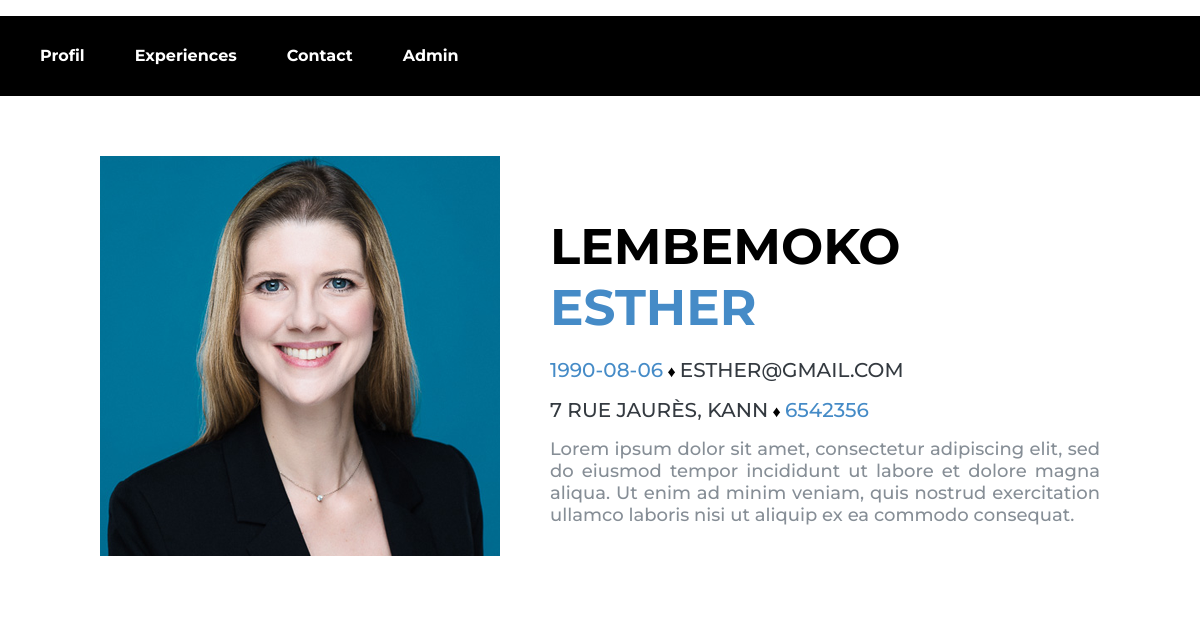
The page / on the database its author committed.
### tables this page shows
CREATE TABLE `profil` (
  `id` int(11) NOT NULL,
  `nom` varchar(100) DEFAULT NULL,
  `prenom` varchar(100) DEFAULT NULL,
  `adresse` varchar(255) DEFAULT NULL,
  `telephone` int(20) DEFAULT NULL,
  `email` varchar(255) DEFAULT NULL,
  `date_naissance` date DEFAULT NULL,
  `bio` varchar(1000) DEFAULT NULL,
  `imgpath` varchar(255) DEFAULT NULL
);

### index.php (the view, shortened to what this page needs)
<?php include("inc/header.inc.php"); ?>
<?php
$pdo = new PDO("mysql:host=localhost;dbname=cv", "root", "" , array(PDO::ATTR_ERRMODE=>PDO::ERRMODE_EXCEPTION));
?>
        <section class="about2">
                <div class="img-about2">
                        <?php
                        $result = $pdo->query("SELECT * FROM profil");
                        while($profil = $result->fetch(PDO::FETCH_OBJ)) {
                                echo '<img src="'.$profil->imgpath.'">';
                        }
                        ?>
                </div>
                <div class="text-about2">
                    <h1>
                        <?php
                        $result = $pdo->query("SELECT * FROM profil");
                        while($profil = $result->fetch(PDO::FETCH_OBJ)) {
                                echo '<span style="color:black;font-size:50px;text-transform: uppercase;">'.$profil->prenom.'</span>'. " " . '<span style="color:#458BC7;font-size:50px;text-transform: uppercase;">'.$profil->nom.'</span>';
                        }
                        ?>
                    </h1>
                    <p>
                        <?php
                        $result = $pdo->query("SELECT * FROM profil");
                        while($profil = $result->fetch(PDO::FETCH_OBJ)) {
                                echo '<span style="color:#458BC7;font-size:20px;text-transform: uppercase;">'.$profil->date_naissance.'</span>'. ' ♦ ' . '<span style="color:#343A40;font-size:20px;text-transform: uppercase;">'.$profil->email.'</span>';
                        }
                        ?>
                    </p>
                    <p>
                        <?php
                        $result = $pdo->query("SELECT * FROM profil");
                        while($profil = $result->fetch(PDO::FETCH_OBJ)) {
                                echo '<span style="color:#343A40;font-size:20px;text-transform: uppercase;">'.$profil->adresse.'</span>'. ' ♦ ' . '<span style="color:#458BC7;font-size:20px;text-transform: uppercase;">'.$profil->telephone.'</span>';
                        }
                        ?>
                    </p>
                    <p>
                        <?php
                        $result = $pdo->query("SELECT * FROM profil");
                        while($profil = $result->fetch(PDO::FETCH_OBJ)) {
                                echo '<span style="color:#868E96;font-size:18px;">'.$profil->bio.'</span>';
                        }
                        ?>
                    </p>
                </div>
        </section>

### style.css (style rules this page uses)
body { font-family: 'Montserrat', sans-serif; font-weight: 500; margin: 0px; }
.about2 { display: flex; width: 1000px; height: 270px; margin-top: 200px; margin: auto; }
.text-about2 { width: 1000px; height: 400px; background-color: white; margin-top: 100px; }
.about2 div p { text-align: justify; }
.img-about2 { width: 400px; height: 400px; background-color: white; margin-right: 50px; margin-top: 60px; }

### rows shown on the page
profil: imgpath (picture), prenom "LEMBEMOKO", nom "ESTHER", date_naissance "1990-08-06", email "ESTHER@GMAIL.COM", adresse "7 RUE JAURÈS, KANN", telephone "6542356", bio "Lorem ipsum dolor sit amet, consectetur adipiscing elit, sed do eiusmod tempor incididunt ut labore et dolore magna aliqua. Ut enim ad minim veniam, quis nostrud exercitation ullamco laboris nisi ut aliquip ex ea commodo consequat."
